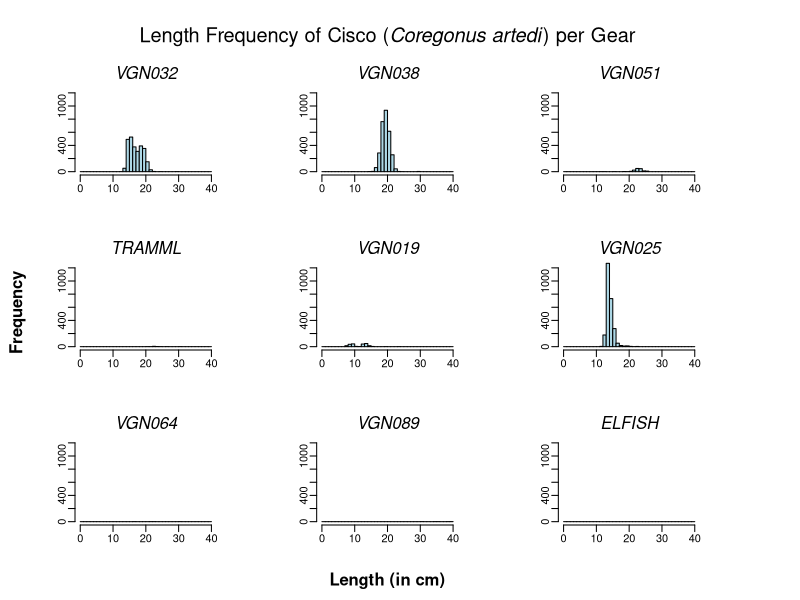
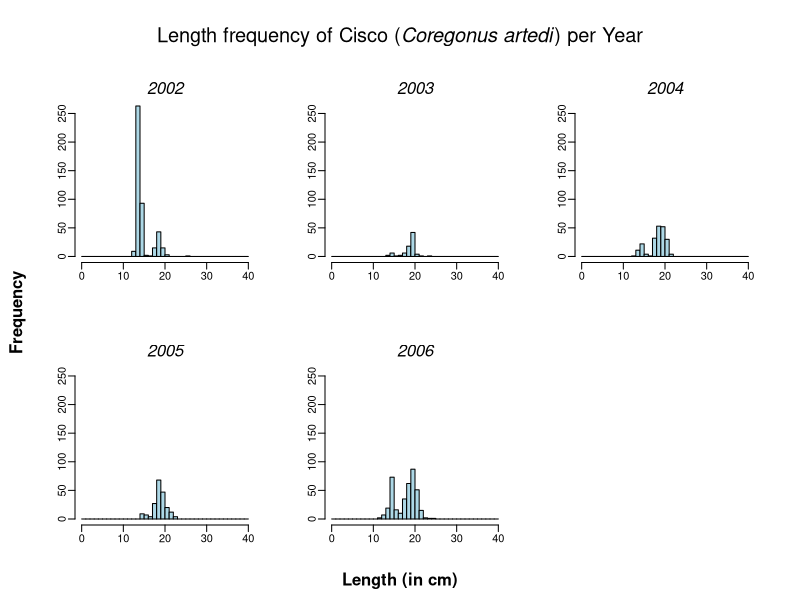

Here is the R script that generated these plots, in order:
## ---- chunk 1
library(data.table)
## ---- chunk 2
cisco_data <- data.table::fread("ciscoTL.csv")
## ---- chunk 3
class_interval <- 1
cisco_lm_cm <- 17.1
## ---- chunk 4
cisco_data[, length_cm := length / 10]
brks <- seq(0, ceiling(max(cisco_data$length_cm)), by = class_interval)
cisco_data[, bins := cut(length_cm, brks, right = FALSE)]
cisco_data[, bins := gsub("[\\[\\)]", "", bins)]
cisco_data[, c("llimit", "ulimit") := tstrsplit(bins, ",", fixed = TRUE)]
cisco_data[, c("llimit", "ulimit") := lapply(.SD, as.numeric), .SDcols = c("llimit", "ulimit")]
cisco_data[, midlength := (llimit + ulimit) / 2]
## ---- chunk 5
# Get the unique fishing gears in the data
unique_gears <- unique(cisco_data$gearid)

# Prepare histogram data for each Gear ID with specified breaks
gear_hist_data <- lapply(unique_gears, function(gear) {
  hist(subset(cisco_data, gearid == gear)$length_cm, breaks = brks, plot = FALSE)
})

# Find the maximum frequency across all gears
max_frequency <- max(sapply(gear_hist_data, function(hist_data) {
  max(hist_data$counts)
}))

# get the number of unique fishing gears
num_gears <- length(unique_gears)

# Calculate layout dimensions
num_cols_gears <- ceiling(sqrt(num_gears))
num_rows_gears <- ceiling(num_gears / num_cols_gears)

par(mfrow = c(num_rows_gears, num_cols_gears), mai = c(0.5, 0.5, 0.35, 0.5), 
    omi = c(0.25, 0.25, 0.5, 0.5), mgp = c(2.5, 0.5, 0))

# Plot histograms with dynamic y-axis limits
for (i in 1:length(unique_gears)) {
  hist(subset(cisco_data, gearid == unique_gears[i])$length_cm,
       breaks = brks,
       freq = TRUE,
       ann = FALSE,
       ylim = c(0, max_frequency),
       col = "lightblue",
       border = "black")
  mtext(unique_gears[i], side = 3, line = 0.25, font = 3, outer = FALSE)
}

mtext("Length (in cm)", side = 1, font = 2, adj = 0.5, outer = TRUE, xpd = TRUE)
mtext("Frequency", side = 2, font = 2, adj = 0.5, outer = TRUE, xpd = TRUE)
mtext(expression(paste("Length Frequency of Cisco (", italic("Coregonus artedi"), ") per Gear")),
      side = 3, font = 2, adj = 0.5, cex = 1.2, outer = TRUE, xpd = TRUE)
## ---- chunk 6
cisco_data5 <- cisco_data[year4 %in% c(2002, 2003, 2004, 2005, 2006)]
## ---- chunk 7
# Get the unique years in the data
unique_years <- unique(cisco_data5$year4)

# Prepare histogram data for each year with specified breaks
year_hist_data <- lapply(unique_years, function(year) {
  hist(subset(cisco_data5, year4 == year)$length_cm, breaks = brks, plot = FALSE)
})

# Find the maximum frequency across all years
max_frequency <- max(sapply(year_hist_data, function(hist_data) {
  max(hist_data$counts)
}))

# get the number of unique years
num_years <- length(unique_years)

# Calculate layout dimensions
num_cols_years <- ceiling(sqrt(num_years))
num_rows_years <- ceiling(num_years / num_cols_years)

par(mfrow = c(num_rows_years, num_cols_years), mai = c(0.5, 0.5, 0.5, 0.2), 
    omi = c(0.25, 0.25, 0.5, 0.25), mgp = c(2.5, 0.5, 0))

for (i in 1:length(unique_years)) {
  hist(subset(cisco_data, year4 == unique_years[i])$length_cm,
       breaks = brks,
       freq = TRUE,
       ann = FALSE,
       ylim = c(0, max_frequency),
       col = "lightblue",
       border = "black")
  mtext(unique_years[i], side = 3, line = 0.25, font = 3, outer = FALSE)
}

mtext("Length (in cm)", side = 1, font = 2, adj = 0.5, outer = TRUE, xpd = TRUE)
mtext("Frequency", side = 2, font = 2, adj = 0.5, outer = TRUE, xpd = TRUE)
mtext(expression(paste("Length frequency of Cisco (", italic("Coregonus artedi"), ") per Year")), 
      side = 3, font = 2, adj = 0.5, cex = 1.2, outer = TRUE, xpd = TRUE)

